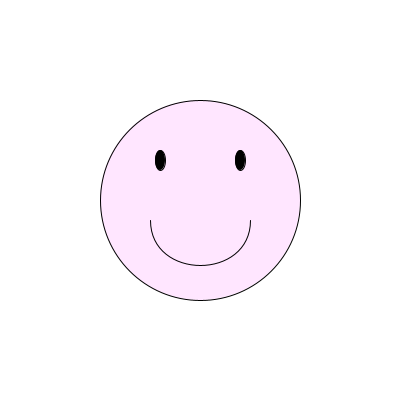
Frame 1 (no input)
Frame 60 (the mouse pressed at the canvas centre just before this capture): identical to frame 1, image omitted
Frame 120 (the mouse held since frame 60 and released just before this capture): identical to frame 1, image omitted

The Processing sketch that drew this single still picture (run headless with seeded random() and noise(); from frame 60 on, the mouse is pressed at the canvas centre):

// Processing sketch: function_smiley
// ── function_smiley.pde
void setup() {
  size(400, 400);
}
void draw() {
  background(255);
  
  //face
  fill(255, 0, 255, 25);
  ellipse(width/2, height/2, 200, 200);
  
  //eyes
  fill(0);
  ellipse(160, 160, 10, 20);
  ellipse(240, 160, 10, 20);
  
  //smile
  noFill();
  bezier(250,220, 250,280, 150,280, 150,220);

}
